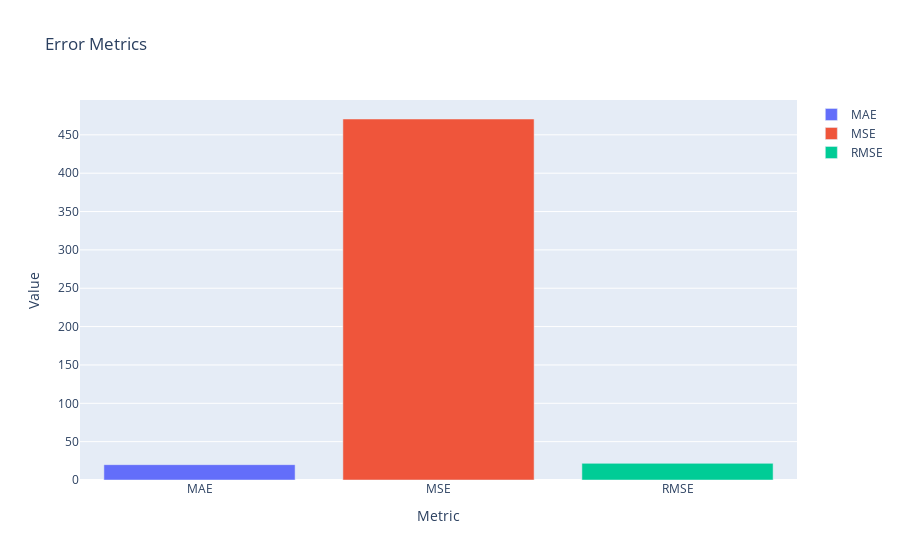

Source (notebook cell):
### Code cell
# Let's plot the ARIMA error metrics
hata_arima = {
    'Metrics': ['MAE', 'MSE', 'RMSE'],
    'Values': [mae_arima, mse_arima, rmse_arima]
}

# Her bir metrik için bir go.Bar oluşturup bir listeye ekleyin
traces_arima = [go.Bar(x=[metric], y=[value], name=metric) for metric, value in zip(hata_arima['Metrics'], hata_arima['Values'])]

# go.Figure ile grafiği oluşturun
fig = go.Figure(data=traces_arima)
fig.update_layout(
    title='Error Metrics',
    xaxis_title='Metric',
    yaxis_title='Value',
    showlegend=True  # Efsaneyi göster
)

# Grafiği göster
fig.show()

### Figure 1 — Plotly figure (JSON) as saved in the notebook; plotly's stock layout.template omitted (floating-point values rounded to 4 significant figures)
{"data": [{"name": "MAE", "type": "bar", "x": ["MAE"], "y": [19.98]}, {"name": "MSE", "type": "bar", "x": ["MSE"], "y": [470.6]}, {"name": "RMSE", "type": "bar", "x": ["RMSE"], "y": [21.69]}], "layout": {"autosize": true, "showlegend": true, "title": {"text": "Error Metrics"}, "xaxis": {"autorange": true, "range": [-0.5, 2.5], "title": {"text": "Metric"}, "type": "category"}, "yaxis": {"autorange": true, "range": [0, 495.4], "title": {"text": "Value"}, "type": "linear"}}}
